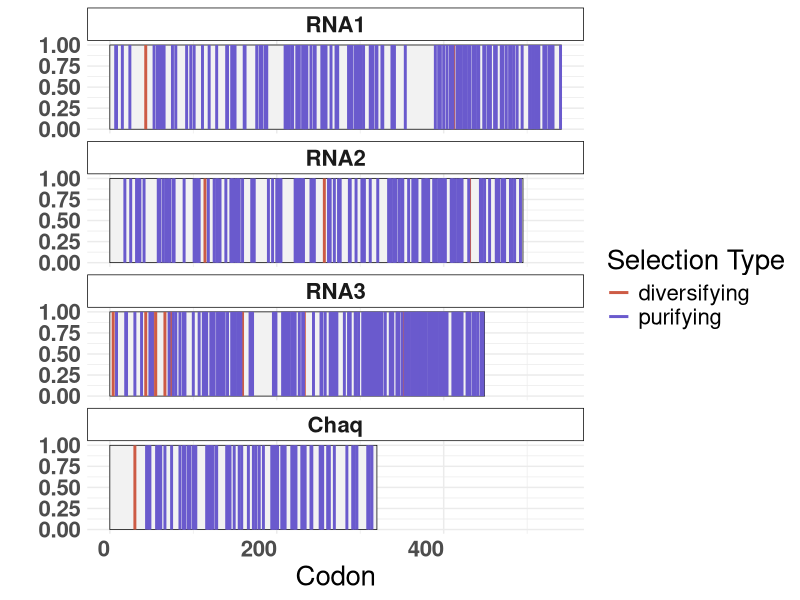
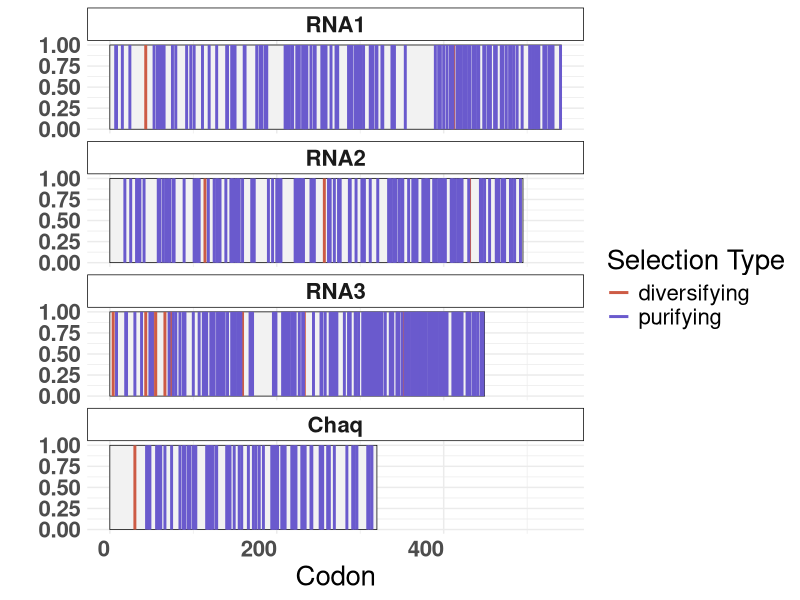

These charts were generated, in order, by the following R code:
library(tidyverse)

chaq <- read.csv("analyses/trees/Chaq/Chaq_FEL.csv") %>% 
  mutate(segment = "Chaq")

RNA1 <- read.csv("analyses/trees/RNA1/RNA1_FEL.csv") %>% 
  mutate(segment = "RNA1")

RNA2 <- read.csv("analyses/trees/RNA2/RNA2_FEL.csv") %>% 
  mutate(segment = "RNA2")

RNA3 <- read.csv("analyses/trees/RNA3/RNA3_FEL.csv") %>% 
  mutate(segment = "RNA3")

all_invariable <- rbind(chaq, RNA1, RNA2, RNA3) %>% 
  filter(class == "Invariable") %>% 
  select(segment, codon, alpha, beta, alpha.beta, LRT, p.value, Total.branch.length)

write.csv(all_invariable, file = "analyses/trees/invariable_selection.csv")

all_neutral <- rbind(chaq, RNA1, RNA2, RNA3) %>% 
  filter(class == "Neutral") %>% 
  select(segment, codon, alpha, beta, alpha.beta, LRT, p.value, Total.branch.length)

write.csv(all_neutral, file = "analyses/trees/invariable_neutral.csv")

all_purifying <- rbind(chaq, RNA1, RNA2, RNA3) %>% 
  filter(class == "Purifying") %>% 
  select(segment, codon, alpha, beta, alpha.beta, LRT, p.value, Total.branch.length)

write.csv(all_purifying, file = "analyses/trees/purifying_selection.csv")

all_diversifying <- rbind(chaq, RNA1, RNA2, RNA3) %>% 
  filter(class == "Diversifying") %>% 
  select(segment, codon, alpha, beta, alpha.beta, LRT, p.value, Total.branch.length)

write.csv(all_diversifying, file = "analyses/trees/diversifying_selection.csv")

significant_diversifying <- filter(all_diversifying, p.value < 0.09)
significant_purifying    <- filter(all_purifying,    p.value < 0.09)

significant_diversifying$selection_type <- "diversifying"
significant_purifying$selection_type    <- "purifying"

all_significant <- rbind(significant_diversifying, significant_purifying)

# how long are coding sequence?
# these #s based on FoCo17 sequences, MT742160 - MT742163

RNA1_codons <- 541
RNA2_codons <- 495
RNA3_codons <- 449
Chaq_codons <- 320

codon_lengths <- tibble(
  segment    = c("RNA1",     "RNA2",       "RNA3",      "Chaq"),
  num_codons = c(RNA1_codons, RNA2_codons, RNA3_codons, Chaq_codons)
)

# reorder for plotting: chaq last
all_significant$segment <- fct_relevel(all_significant$segment, "Chaq", after=3)
codon_lengths$segment <- fct_relevel(codon_lengths$segment, "Chaq", after=3)

ggplot(all_significant) +
  geom_rect(data=codon_lengths, 
            aes(xmin = 0, xmax = num_codons, ymin=0, ymax=1),
            linewidth=0.25, color="black", fill="grey95") +
  geom_segment(data=all_significant, 
               aes(x=codon, xend=codon, y=0, yend=1, color=selection_type),
               linewidth=1) +
  facet_wrap(~segment, ncol = 1) + 
  theme_minimal(base_size = 11) +
  theme(strip.background = element_rect(colour = "black", fill = "white"),
        strip.text = element_text(face = "bold"),
        axis.text = element_text(face = "bold"),
        text = element_text(size = 20),
        axis.text.x = element_text(angle = 0, hjust = 1, vjust = 1)) +
  scale_color_manual(values=c("coral3", "slateblue")) + 
  labs(x = "Codon", y = "", color = "Selection Type") 

ggsave("analyses/plots/Fig_9_sites_under_selection.pdf", width=7.5, height=6, units="in")
